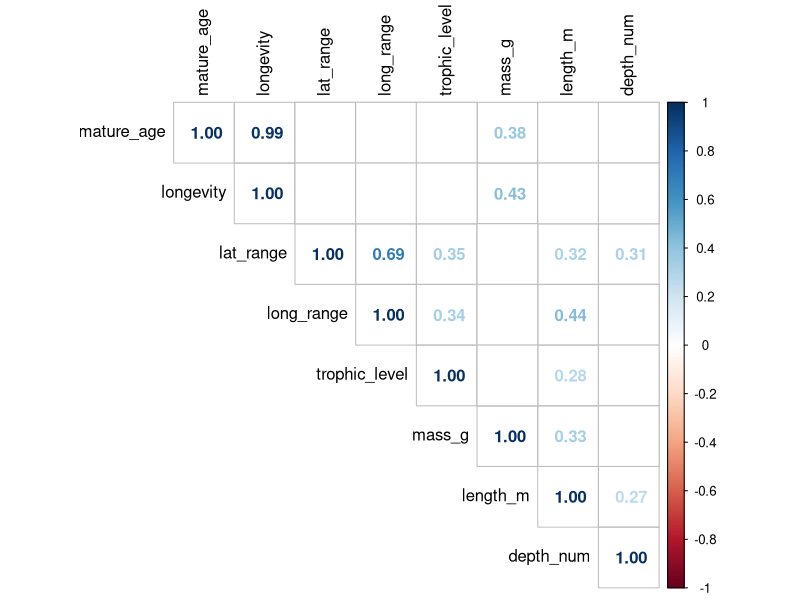

The R source for this figure:

# setup -------------------------------------------------------------------

library(tidyverse)
library(corrplot)
library(ordinal)

full_dataset <- read_csv('no_pan_dataset.csv')

for_model <- full_dataset %>% 
  filter(iucn_category %in% as.character(1:5)) %>% 
  mutate(iucn_category = factor(iucn_category, levels = 1:5)) %>% 
  distinct()


# data assessment --------------------------------------------------------

# rows with depth in meters = 5652
nrow(for_model[!is.na(for_model$depth_num),])

# rows with depth as zone = 9231
nrow(for_model[!is.na(for_model$depth_zone),])

# rows with trophic level = 1672
nrow(for_model[!is.na(for_model$trophic_level),])

# rows with diet = 501
nrow(for_model[!is.na(for_model$diet),])

# rows with lat and long range = 1724
nrow(for_model[!is.na(for_model$long_range),])

# rows with length = 8627
nrow(for_model[!is.na(for_model$length_m),])

# rows with mass = 891
nrow(for_model[!is.na(for_model$mass_g),])

# rows with mature age = 1802
nrow(for_model[!is.na(for_model$mature_age),])

# rows with longevity = 1802
nrow(for_model[!is.na(for_model$longevity),])

all_vars <- for_model %>% 
  filter(
    !is.na(lat_range),
    !is.na(long_range),
    !is.na(trophic_level),
    !is.na(mature_age),
    !is.na(longevity),
    !is.na(diet),
    !is.na(mass_g),
    !is.na(length_m),
    !is.na(depth_num),
    !is.na(depth_zone))

# rows with all variables = 101
nrow(all_vars)

# distribution with all variables
all_vars %>% 
  group_by(iucn_category) %>% 
  summarize(n = n())

# correlation matrix for numeric
pMatrix <- function(mat, ...){
  mat <- as.matrix(mat)
  n <- ncol(mat)
  p.mat<- matrix(NA, n, n)
  diag(p.mat) <- 0
  for (i in 1:(n - 1)) {
    for (j in (i + 1):n) {
      tmp <- cor.test(mat[, i], mat[, j], ...)
      p.mat[i, j] <- p.mat[j, i] <- tmp$p.value
    }
  }
  colnames(p.mat) <- rownames(p.mat) <- colnames(mat)
  p.mat
}

p_vals <- pMatrix(
  for_model %>% 
    select(c(mature_age:long_range,trophic_level:mass_g,length_m:depth_num)) %>% 
    filter(
      !is.na(lat_range),
      !is.na(long_range),
      !is.na(trophic_level),
      !is.na(mature_age),
      !is.na(longevity),
      !is.na(mass_g),
      !is.na(length_m),
      !is.na(depth_num)))

for_model %>% 
  select(c(mature_age:long_range,trophic_level:mass_g,length_m:depth_num)) %>% 
  filter(
    !is.na(lat_range),
    !is.na(long_range),
    !is.na(trophic_level),
    !is.na(mature_age),
    !is.na(longevity),
    !is.na(mass_g),
    !is.na(length_m),
    !is.na(depth_num)) %>% 
  select(c(mature_age:long_range,trophic_level:mass_g,length_m:depth_num)) %>% 
  cor(use = 'complete.obs') %>%
  corrplot(
    method = 'number',
    type = 'upper',
    tl.col = 'black',
    p.mat = p_vals,
    sig.level = 0.01,
    insig = 'blank')

# correlation between diet and trophic level - p = 0, R^2 = 0.20
summary(lm(
  trophic_level ~ diet,
  data = for_model %>% 
    filter(
      !is.na(trophic_level),
      !is.na(diet))))

# correlation between diet and trophic level - p = 0, R^2 = 0.47
summary(lm(
  depth_num ~ depth_zone,
  data = for_model %>% 
    filter(
      !is.na(depth_num),
      !is.na(depth_zone))))

# modeling ----------------------------------------------------------------

# 1246 rows selected for vars with correlation R^2 <= 0.35 based on p < 0.01, not including diet because of sample limiting to 214 if included
base_data <- for_model %>% 
  filter(
    !is.na(lat_range),
    !is.na(trophic_level),
    !is.na(longevity),
    longevity > 0,
    !is.na(length_m),
    !is.na(depth_zone))

base_data %>% 
  group_by(iucn_category) %>% 
  summarize(n = n())

base_mod <- clm(
  iucn_category ~ lat_range + trophic_level + longevity + length_m + depth_zone,
  data = base_data)

# lat range insignificant at p < 0.05, others all significant at p < 0.001 or p = 0
anova(base_mod, type = 'III')

no_lat_mod <- clm(
  iucn_category ~ trophic_level + longevity + length_m + depth_zone,
  data = base_data)

# zones aren't really different
confint(no_lat_mod)

# if we group depth zones to pelagic, demersal, and reef-associated, Hessian is not numerically singular

three_depth_data <- base_data %>%  
  mutate(
    zone = case_when(
      depth_zone %in% c('benthopelagic','pelagic','bathypelagic','pelagic-oceanic','pelagic-neritic') ~ 'pelagic',
      depth_zone %in% c('demersal','bathydemersal') ~ 'demersal',
      depth_zone == 'reef-associated' ~ 'reef-associated'))

three_depth_mod <- clm(
  iucn_category ~ lat_range + trophic_level + longevity + length_m + zone, 
  data = three_depth_data)

# lat range significant at p < 0.05 based on ANODE w/ Wald chi-square, all other significant at p < 0.01
anova(three_depth_mod, type = 'III')

# AIC increases by 3.5 with dropping lat range - does not justify removal
drop1(three_depth_mod, test = 'Chi')

# only the 95% CIs for the reef-associated zone overlaps zero (pelagic differs from demersal)
confint(three_depth_mod)

# reef-associated does not differ from pelagic
confint(clm(
  iucn_category ~ lat_range + trophic_level + longevity + length_m + zone, 
  data = three_depth_data %>% 
    mutate(
      zone = factor(zone, levels = c('pelagic','demersal','reef-associated')))))

overallAccuracy <- function(data, model){
  data %>% 
    cbind(
      predict(
        model,
        type = 'class')) %>% 
    select(genus_species, fit) %>% 
    right_join(three_depth_data, by = 'genus_species') %>% 
    mutate(diff = abs(as.numeric(fit) - as.numeric(iucn_category))) %>% 
    summarize(
      percent_correct = sum(diff==0)/length(diff),
      mean_diff = mean(diff))
}

classAccuracy <- function(data, model){
  data %>% 
    cbind(
      predict(
        model,
        type = 'class')) %>% 
    select(genus_species, fit) %>% 
    right_join(three_depth_data, by = 'genus_species') %>% 
    mutate(diff = abs(as.numeric(fit) - as.numeric(iucn_category))) %>% 
    group_by(iucn_category) %>% 
    summarize(
      percent_correct = sum(diff==0)/length(diff),
      mean_diff = mean(diff))
}

# model sucks: 99.8% accurate for 1 predictions, all wrong for others except 21.7% accuracy for 5
# code for figure
classAccuracy(three_depth_data,three_depth_mod)
overallAccuracy(three_depth_data, three_depth_mod)

# indicates length_m should be nominal - still unsure of meaning
nominal_test(three_depth_mod)

mod2 <- clm(
  iucn_category ~ lat_range + trophic_level + longevity + zone, 
  nominal = ~ length_m,
  data = three_depth_data)

anova(mod2, type = 'III')

# somewhat better accuracy overall, but still 0% for 2 and less than 12% for others
classAccuracy(three_depth_data, mod2)

# indicates all except lat range could be scale effects (longev then zone then trophic) - still unsure of meaning
scale_test(mod2)

mod3 <- clm(
  iucn_category ~ lat_range + trophic_level + zone, 
  nominal = ~ length_m,
  scale = ~ longevity,
  data = three_depth_data)

# scale mod does worse
classAccuracy(three_depth_data, mod3)

set.seed(42)

# everything sucks, let's play with resampling ----------------------------

# 1079 is sample size of cat 1
boot_data <- map(
  2:5,
  function(x){
    sample_n(
      three_depth_data[three_depth_data$iucn_category == x,],
      size = 1079,
      replace = T)
  }) %>% 
  bind_rows() %>% 
  rbind(three_depth_data[three_depth_data$iucn_category == 1,])

boot_mod1 <- clm(
  iucn_category ~ lat_range + trophic_level + longevity + length_m + depth_zone,
  data = boot_data)

# everything matters
anova(boot_mod1, type = 'III')

# wow, some of the zones even matter
confint(boot_mod1)

# lowest AIC is with all included, next best is a 43 increase by removing lat range
drop1(boot_mod1, test = 'Chi')

# code for fig
classAccuracy(boot_data, boot_mod1)

overallAccuracy(boot_data, boot_mod1)

nominal_test(boot_mod1)

boot_nom1 <- clm(
  iucn_category ~ lat_range + trophic_level + longevity + depth_zone,
  nominal = ~ length_m,
  data = boot_data)

overallAccuracy(boot_data, boot_nom1)

classAccuracy(boot_data, boot_nom1)

nominal_test(boot_nom1)

boot_nom2 <- clm(
  iucn_category ~ lat_range + trophic_level + depth_zone,
  nominal = ~ length_m + longevity,
  data = boot_data)

overallAccuracy(boot_data, boot_nom2)

classAccuracy(boot_data, boot_nom2)

nominal_test(boot_nom2)

# bad
boot_nom3 <- clm(
  iucn_category ~ trophic_level + depth_zone,
  nominal = ~ length_m + longevity + lat_range,
  data = boot_data)

overallAccuracy(boot_data, boot_nom3)

classAccuracy(boot_data, boot_nom3)
